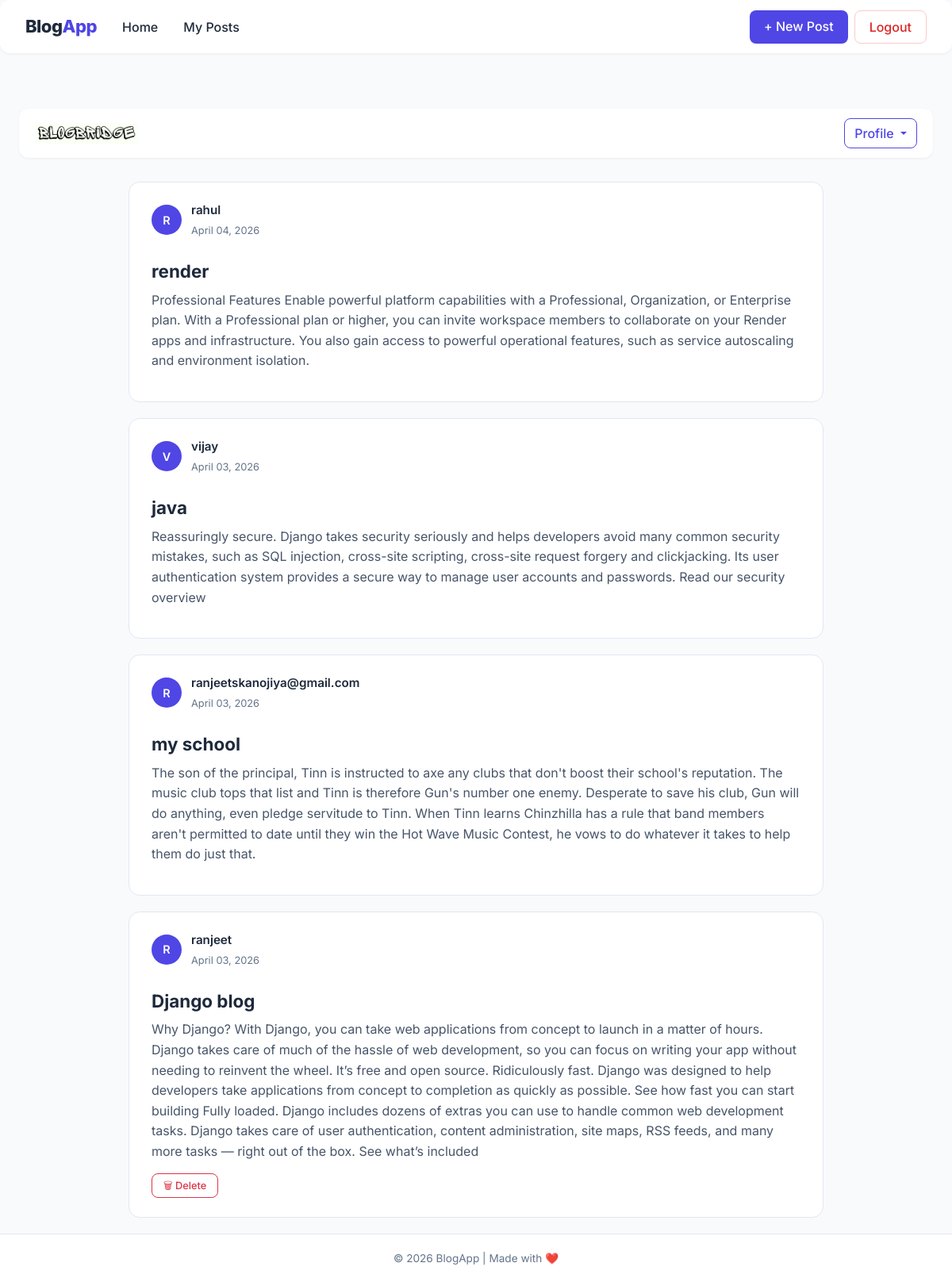
Page /home/ (signed in) on the earlier database version.
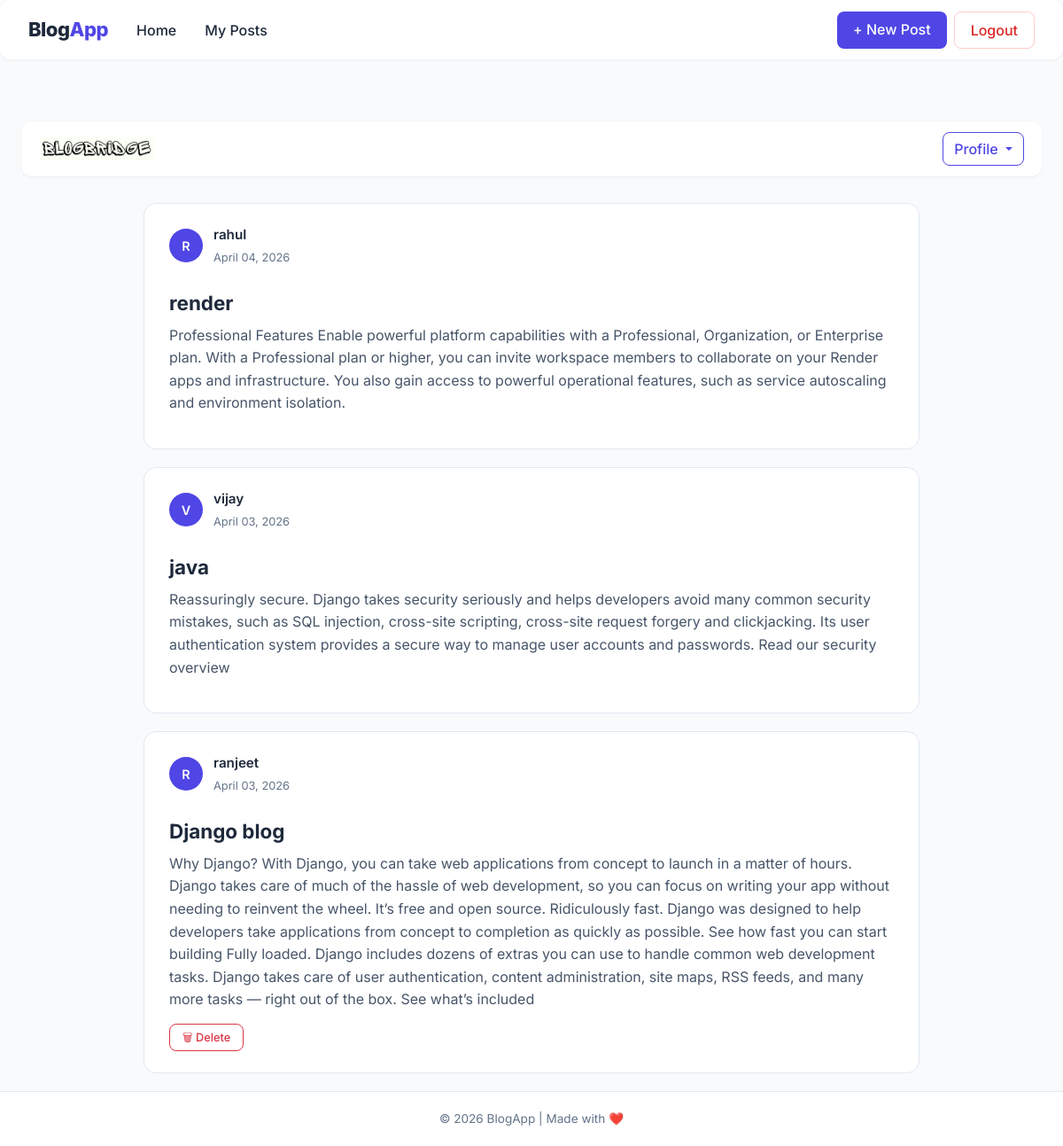
Same page on the later database version.
### blog/models.py (models this page shows, shortened)
class Posts(models.Model):
    title = models.CharField(max_length=100)
    content = models.TextField()
    date_posted = models.DateTimeField(default= timezone.now)
    author = models.ForeignKey(User , on_delete=models.CASCADE)

### blog/views.py (the view)
# urls.py: path('home/',views.home, name='home-page'),
@login_required(login_url='login-page')
def home(request):
    posts = Posts.objects.all().order_by('-id')  # latest first
    return render(request, "blog/home.html", {'posts': posts})

### blog/templates/blog/home.html (shortened to what this page needs)
{% extends 'blog/base.html' %}
{% load static %}
{% block content %}
<div class="container custom-container">
    <nav class="navbar navbar-expand-lg navbar-light modern-navbar">
        <a href="{% url 'home-page' %}">
            <img src="{% static 'images/pho.png' %}" alt="logo">
        </a>
        <div class="collapse navbar-collapse" id="navbarSupportedContent">
            <div class="dropdown">
                <button class="btn profile-btn dropdown-toggle"
                    type="button" data-bs-toggle="dropdown">
                    Profile
                </button>
            </div>
        </div>
    </nav>
    <div class="container" style="max-width: 900px;">
        {% if posts %}
            {% for post in posts %}
            <div class="post-card">
                <div class="d-flex justify-content-between align-items-center">
                    <div class="post-meta">
                        <div class="author-avatar">{{ post.author.username|slice:":1" }}</div>
                        <div>
                            <p class="author-name">{{ post.author.username }}</p>
                            <span class="post-date">{{ post.date_posted|date:"F d, Y" }}</span>
                        </div>
                    </div>
                </div>
                <h3 class="post-title mt-3">{{ post.title }}</h3>
                <p class="post-content">{{ post.content }}</p>
                {% if post.author == request.user %}
                <form action="{% url 'delete-post' post.id %}" method="POST" class="mb-0">
                    <button type="submit" class="btn btn-outline-danger delete-btn"
                        onclick="return confirm('Delete this post?')">
                        🗑 Delete
                    </button>
                </form>
                {% endif %}
            </div>
            {% endfor %}
        {% else %}
            <div class="empty-state">
                <h3>No posts available</h3>
                <p>Be the first one to share something!</p>
            </div>
        {% endif %}
    </div>
</div>
{% endblock %}

Differences in the rows shown:
removed Posts: author.username "R", author.username "ranjeetskanojiya@gmail.com", date_posted "April 03, 2026", title "my school", content "The son of the principal, Tinn is instructed to axe any clubs that don't boost their school's reputation. The music club tops that list and Tinn is therefore Gun's number one enemy. Desperate to save his club, Gun will do anything, even pledge servitude to Tinn. When Tinn learns Chinzhilla has a rule that band members aren't permitted to date until they win the Hot Wave Music Contest, he vows to do whatever it takes to help them do just that."
